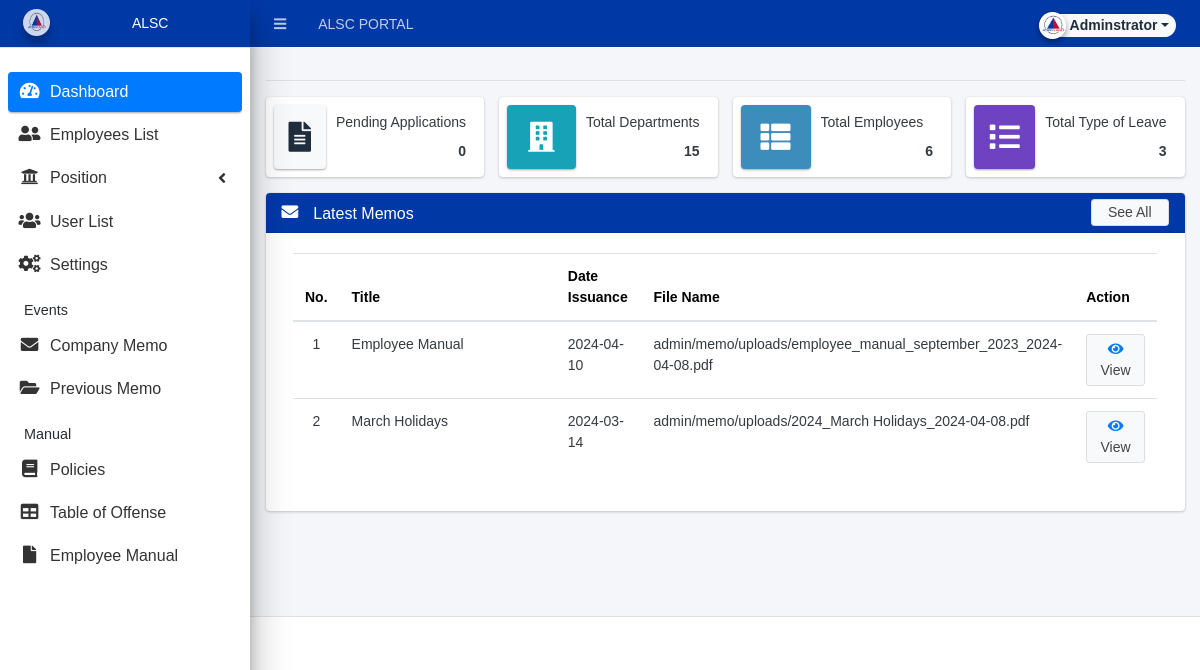
/admin/index.php (signed in), run on an earlier commit of the app's database.
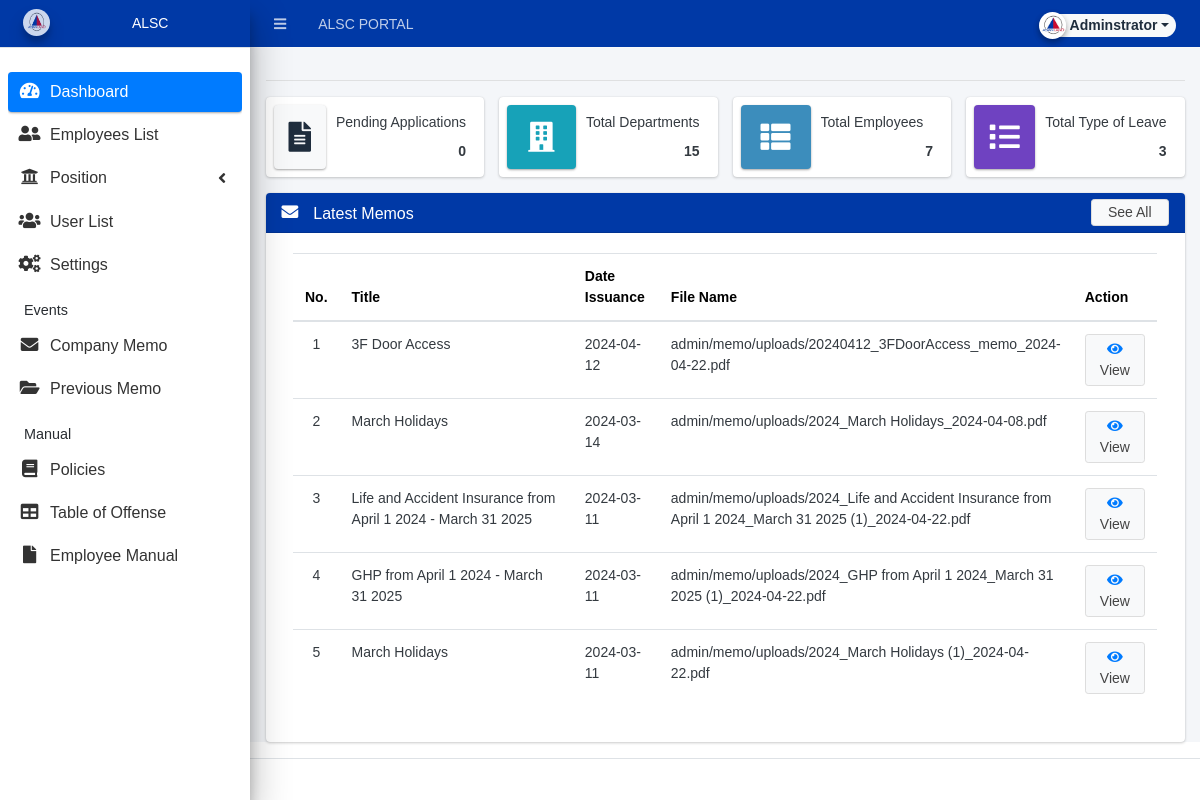
And on a later commit of the database.
### tables this page shows
CREATE TABLE `uploads` (
  `id` int(30) NOT NULL,
  `title` text NOT NULL,
  `date_issuance` datetime NOT NULL,
  `upload_path` text NOT NULL
);

### admin/home.php (the view, shortened to what the rows shown need)
<div class="card">
  <div class="card-body">
    <div class="container-fluid">
      <div class="table-responsive">
        <table class="table">
          <thead>
            <tr style="height:40px;">
              <th style="color: black; width: 5%;">No.</th>
              <th style="color: black; width: 30%;">Title</th>
              <th style="color: black; width: 10%;">Date Issuance</th>
              <th style="color: black; width: 40%;">File Name</th>
              <th style="color: black; width: 10%;">Action</th>
            </tr>
          </thead>
          <tbody>
            <?php
            $i = 1;
            $currentYear = date('Y');
            $qry = $conn->query("SELECT * FROM `uploads` WHERE YEAR(date_issuance) = $currentYear ORDER BY date_issuance DESC limit 5");
            while ($row = $qry->fetch_assoc()):
            ?>
              <tr>
                <td class="text-center"><?php echo $i++; ?></td>
                <td><?php echo $row['title'] ?></td>
                <td><?php echo date('Y-m-d', strtotime($row['date_issuance'])); ?></td>
                <td><?php echo $row['upload_path'] ?></td>
                <td align="center">
                  <a class="btn btn-default btn-sm" style="width: 100%;" href="<?php echo base_url . '/' . $row['upload_path']; ?>" target="_blank" data-id="<?php echo $row['id'] ?>">
                      <span class="fa fa-eye text-primary"></span> View
                  </a>
                </td>
              </tr>
            <?php endwhile; ?>
          </tbody>
        </table>
      </div>
    </div>
  </div>
</div>

What changed in the data, as far as the page shows it:
removed uploads: title "Employee Manual", date_issuance "2024-04-10", upload_path "admin/memo/uploads/employee_manual_september_2023_2024-04-08.pdf"
added uploads: title "3F Door Access", date_issuance "2024-04-12", upload_path "admin/memo/uploads/20240412_3FDoorAccess_memo_2024-04-22.pdf"
added uploads: title "Life and Accident Insurance from April 1 2024 - March 31 2025", date_issuance "2024-03-11", upload_path "admin/memo/uploads/2024_Life and Accident Insurance from April 1 2024_March 31 2025 (1)_2024-04-22.pdf"
added uploads: title "GHP from April 1 2024 - March 31 2025", date_issuance "2024-03-11", upload_path "admin/memo/uploads/2024_GHP from April 1 2024_March 31 2025 (1)_2024-04-22.pdf"
added uploads: title "March Holidays", date_issuance "2024-03-11", upload_path "admin/memo/uploads/2024_March Holidays (1)_2024-04-22.pdf"
Also different on the page:
$employee: "6" → "7"
